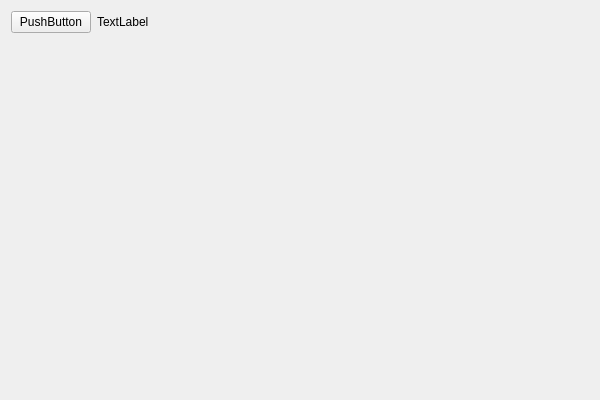
<?xml version="1.0" encoding="UTF-8"?>
<ui version="4.0">
 <class>TipDemoClass</class>
 <widget class="QWidget" name="TipDemoClass">
  <property name="geometry">
   <rect>
    <x>0</x>
    <y>0</y>
    <width>600</width>
    <height>400</height>
   </rect>
  </property>
  <property name="windowTitle">
   <string>TipDemo</string>
  </property>
  <layout class="QVBoxLayout" name="verticalLayout">
   <item>
    <layout class="QHBoxLayout" name="horizontalLayout">
     <item>
      <widget class="QPushButton" name="pushButton">
       <property name="toolTip">
        <string>button</string>
       </property>
       <property name="text">
        <string>PushButton</string>
       </property>
      </widget>
     </item>
     <item>
      <widget class="QLabel" name="label">
       <property name="toolTip">
        <string>test</string>
       </property>
       <property name="text">
        <string>TextLabel</string>
       </property>
      </widget>
     </item>
     <item>
      <spacer name="horizontalSpacer">
       <property name="orientation">
        <enum>Qt::Horizontal</enum>
       </property>
       <property name="sizeHint" stdset="0">
        <size>
         <width>40</width>
         <height>20</height>
        </size>
       </property>
      </spacer>
     </item>
    </layout>
   </item>
   <item>
    <spacer name="verticalSpacer">
     <property name="orientation">
      <enum>Qt::Vertical</enum>
     </property>
     <property name="sizeHint" stdset="0">
      <size>
       <width>20</width>
       <height>347</height>
      </size>
     </property>
    </spacer>
   </item>
  </layout>
 </widget>
 <layoutdefault spacing="6" margin="11"/>
 <resources>
  <include location="TipDemo.qrc"/>
 </resources>
 <connections/>
</ui>
